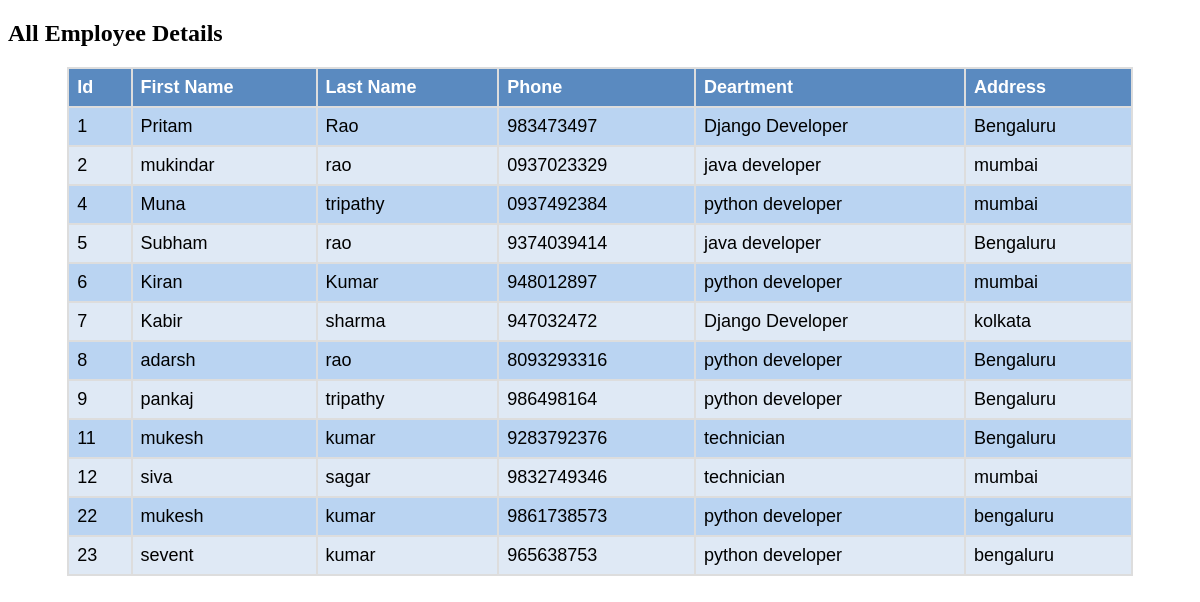
/details, run on the app's committed database.
### employee/models.py (models this page shows, shortened)
class employee(models.Model):
    fname=models.CharField(max_length=20)
    lname=models.CharField(max_length=20)
    phone=models.CharField(max_length=20)
    dept=models.CharField(max_length=20)
    address=models.CharField(max_length=20)
    join=models.DateField('date',default=datetime.now())

### employee/views.py (the view)
# urls.py: path('details', views.details,name='details'),
def details(request):
    emps=employee.objects.all()
    con={
        'emps':emps
    }
    return render(request,'details.html',con)

### templates/details.html (shortened to what this page needs)
<!DOCTYPE html>
<html>
<head>
</head>
<body>
<h2>All Employee Details</h2>
<div class="hero">
<table>
  <tr>
    <th>Id</th>
    <th>First Name</th>
    <th>Last Name</th>
    <th>Phone</th>
    <th>Deartment</th>
    <th>Address</th>
  </tr>
  {% for i in emps %}
  <tr>
    <td>{{i.id}}</td>
    <td>{{i.fname}}</td>
    <td>{{i.lname}}</td>
    <td>{{i.phone}}</td>
    <td>{{i.dept}}</td>
    <td>{{i.address}}</td>
  </tr>
  {% endfor %}
  </table>
</div>
</body>
</html>

### templates/details.html (style rules this page uses)
table { font-family: arial, sans-serif; border-collapse: collapse; width: 100%; }
.hero { width: 90%; margin-left: 5%; }
td, th { border: 2px solid #dddddd; text-align: left; padding: 8px; font-size: 18px; }
th { background-color: #5a8ac0; color: white; }
tr:nth-child(even) { background-color: #bad4f2; }
tr:nth-child(odd) { background-color: #dfe9f5; }

### data on the page
employee: id "1", fname "Pritam", lname "Rao", phone "983473497", dept "Django Developer", address "Bengaluru"
employee: id "2", fname "mukindar", lname "rao", phone "0937023329", dept "java developer", address "mumbai"
employee: id "4", fname "Muna", lname "tripathy", phone "0937492384", dept "python developer", address "mumbai"
employee: id "5", fname "Subham", lname "rao", phone "9374039414", dept "java developer", address "Bengaluru"
employee: id "6", fname "Kiran", lname "Kumar", phone "948012897", dept "python developer", address "mumbai"
employee: id "7", fname "Kabir", lname "sharma", phone "947032472", dept "Django Developer", address "kolkata"
employee: id "8", fname "adarsh", lname "rao", phone "8093293316", dept "python developer", address "Bengaluru"
employee: id "9", fname "pankaj", lname "tripathy", phone "986498164", dept "python developer", address "Bengaluru"
employee: id "11", fname "mukesh", lname "kumar", phone "9283792376", dept "technician", address "Bengaluru"
employee: id "12", fname "siva", lname "sagar", phone "9832749346", dept "technician", address "mumbai"
employee: id "22", fname "mukesh", lname "kumar", phone "9861738573", dept "python developer", address "bengaluru"
employee: id "23", fname "sevent", lname "kumar", phone "965638753", dept "python developer", address "bengaluru"
